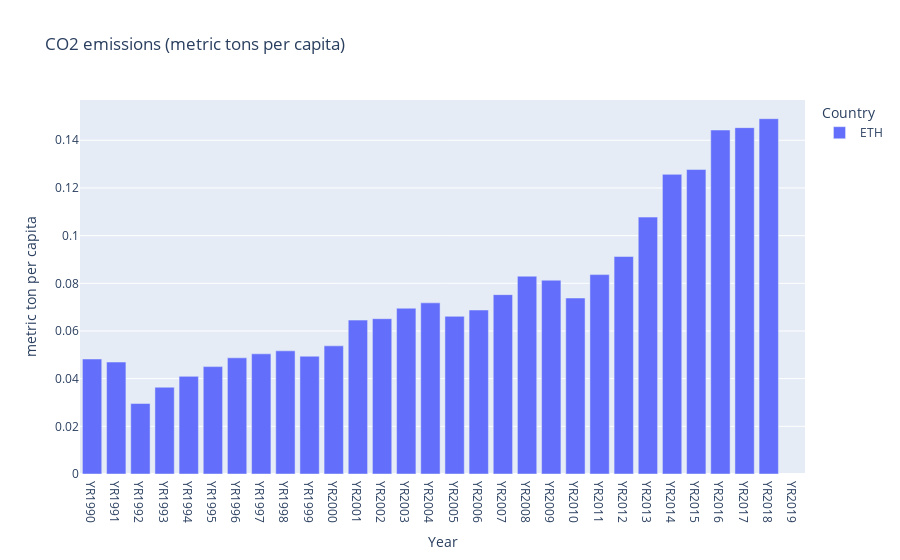

The cell this chart's notebook holds for it:
### Code cell
fig = px.bar(ethiopia_co2.T, title="CO2 emissions (metric tons per capita)", 
             labels={'variable': 'Country', 'value': 'metric ton per capita', 'index':'Year'}, 
            height=500, color_continuous_scale='RdBu')
fig

### Figure 1 — Plotly figure (JSON) as saved in the notebook; plotly's stock layout.template omitted (floating-point values rounded to 4 significant figures)
{"data": [{"alignmentgroup": "True", "hovertemplate": "Country=ETH<br>Year=%{x}<br>metric ton per capita=%{y}<extra></extra>", "legendgroup": "ETH", "marker": {"color": "#636efa", "pattern": {"shape": ""}}, "name": "ETH", "offsetgroup": "ETH", "orientation": "v", "showlegend": true, "textposition": "auto", "type": "bar", "x": ["YR1990", "YR1991", "YR1992", "YR1993", "YR1994", "YR1995", "YR1996", "YR1997", "YR1998", "YR1999", "YR2000", "YR2001", "YR2002", "YR2003", "YR2004", "YR2005", "YR2006", "YR2007", "YR2008", "YR2009", "YR2010", "YR2011", "YR2012", "YR2013", "YR2014", "YR2015", "YR2016", "YR2017", "YR2018", "YR2019"], "xaxis": "x", "y": [0.04824, 0.04697, 0.02956, 0.0364, 0.04096, 0.04505, 0.04874, 0.05041, 0.05167, 0.04942, 0.05376, 0.06455, 0.06515, 0.06956, 0.07179, 0.06615, 0.0688, 0.07524, 0.08298, 0.08131, 0.07382, 0.08365, 0.09124, 0.1078, 0.1257, 0.1277, 0.1443, 0.1453, 0.1491, null], "yaxis": "y"}], "layout": {"autosize": true, "barmode": "relative", "legend": {"title": {"text": "Country"}, "tracegroupgap": 0}, "title": {"text": "CO2 emissions (metric tons per capita)"}, "xaxis": {"anchor": "y", "autorange": true, "domain": [0, 1], "range": [-0.5, 29.5], "title": {"text": "Year"}, "type": "category"}, "yaxis": {"anchor": "x", "autorange": true, "domain": [0, 1], "range": [0, 0.1569], "title": {"text": "metric ton per capita"}, "type": "linear"}}}
